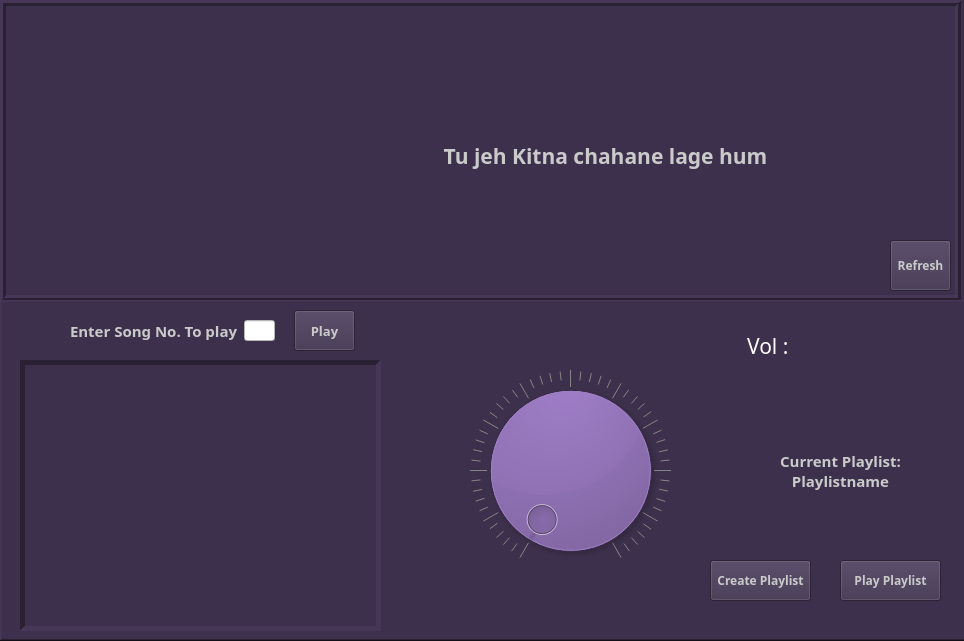
<?xml version="1.0" encoding="UTF-8"?>
<ui version="4.0">
 <class>MainWindow</class>
 <widget class="QMainWindow" name="MainWindow">
  <property name="geometry">
   <rect>
    <x>0</x>
    <y>0</y>
    <width>964</width>
    <height>641</height>
   </rect>
  </property>
  <property name="windowTitle">
   <string>Music Player</string>
  </property>
  <property name="windowIcon">
   <iconset>
    <normaloff>../../ICONS FOR APP/icons8_headphone_64_Vu5_icon.ico</normaloff>../../ICONS FOR APP/icons8_headphone_64_Vu5_icon.ico</iconset>
  </property>
  <property name="styleSheet">
   <string notr="true">background-color:#3D304C</string>
  </property>
  <widget class="QWidget" name="centralwidget">
   <widget class="QFrame" name="frame">
    <property name="geometry">
     <rect>
      <x>0</x>
      <y>300</y>
      <width>971</width>
      <height>341</height>
     </rect>
    </property>
    <property name="frameShape">
     <enum>QFrame::WinPanel</enum>
    </property>
    <property name="frameShadow">
     <enum>QFrame::Raised</enum>
    </property>
    <property name="lineWidth">
     <number>19</number>
    </property>
    <property name="midLineWidth">
     <number>-1</number>
    </property>
    <widget class="QDial" name="vol_dial">
     <property name="geometry">
      <rect>
       <x>470</x>
       <y>70</y>
       <width>201</width>
       <height>201</height>
      </rect>
     </property>
     <property name="cursor">
      <cursorShape>PointingHandCursor</cursorShape>
     </property>
     <property name="maximum">
      <number>100</number>
     </property>
     <property name="orientation">
      <enum>Qt::Horizontal</enum>
     </property>
     <property name="invertedAppearance">
      <bool>false</bool>
     </property>
     <property name="invertedControls">
      <bool>false</bool>
     </property>
     <property name="wrapping">
      <bool>false</bool>
     </property>
     <property name="notchesVisible">
      <bool>true</bool>
     </property>
    </widget>
    <widget class="QLabel" name="vol">
     <property name="geometry">
      <rect>
       <x>730</x>
       <y>30</y>
       <width>81</width>
       <height>31</height>
      </rect>
     </property>
     <property name="font">
      <font>
       <family>Bahnschrift</family>
       <pointsize>16</pointsize>
      </font>
     </property>
     <property name="styleSheet">
      <string notr="true">color : #fff</string>
     </property>
     <property name="text">
      <string>Vol : </string>
     </property>
     <property name="alignment">
      <set>Qt::AlignCenter</set>
     </property>
    </widget>
    <widget class="QLineEdit" name="song_number_in_playlist">
     <property name="geometry">
      <rect>
       <x>244</x>
       <y>20</y>
       <width>31</width>
       <height>21</height>
      </rect>
     </property>
     <property name="font">
      <font>
       <family>Arial</family>
       <pointsize>10</pointsize>
       <weight>75</weight>
       <bold>true</bold>
      </font>
     </property>
     <property name="styleSheet">
      <string notr="true">background-color:#fff; color:&quot;black&quot;</string>
     </property>
    </widget>
    <widget class="QLabel" name="question">
     <property name="geometry">
      <rect>
       <x>70</x>
       <y>20</y>
       <width>171</width>
       <height>21</height>
      </rect>
     </property>
     <property name="font">
      <font>
       <family>Bahnschrift</family>
       <pointsize>11</pointsize>
       <weight>75</weight>
       <bold>true</bold>
      </font>
     </property>
     <property name="styleSheet">
      <string notr="true"> color: rgb(202, 202, 202);</string>
     </property>
     <property name="text">
      <string>Enter Song No. To play : </string>
     </property>
    </widget>
    <widget class="QPushButton" name="play_that_song">
     <property name="geometry">
      <rect>
       <x>294</x>
       <y>10</y>
       <width>61</width>
       <height>41</height>
      </rect>
     </property>
     <property name="font">
      <font>
       <family>Bahnschrift</family>
       <pointsize>10</pointsize>
       <weight>75</weight>
       <bold>true</bold>
      </font>
     </property>
     <property name="cursor">
      <cursorShape>PointingHandCursor</cursorShape>
     </property>
     <property name="mouseTracking">
      <bool>true</bool>
     </property>
     <property name="focusPolicy">
      <enum>Qt::NoFocus</enum>
     </property>
     <property name="styleSheet">
      <string notr="true"> color: rgb(202, 202, 202);</string>
     </property>
     <property name="text">
      <string>Play</string>
     </property>
    </widget>
    <widget class="QPushButton" name="create_playlist">
     <property name="geometry">
      <rect>
       <x>710</x>
       <y>260</y>
       <width>101</width>
       <height>41</height>
      </rect>
     </property>
     <property name="font">
      <font>
       <family>Bahnschrift</family>
       <pointsize>9</pointsize>
       <weight>75</weight>
       <bold>true</bold>
       <stylestrategy>PreferAntialias</stylestrategy>
      </font>
     </property>
     <property name="cursor">
      <cursorShape>PointingHandCursor</cursorShape>
     </property>
     <property name="focusPolicy">
      <enum>Qt::NoFocus</enum>
     </property>
     <property name="styleSheet">
      <string notr="true"> color: rgb(202, 202, 202);</string>
     </property>
     <property name="text">
      <string>Create Playlist</string>
     </property>
     <property name="shortcut">
      <string>Ctrl+Alt+C</string>
     </property>
    </widget>
    <widget class="QPushButton" name="play_playlist">
     <property name="geometry">
      <rect>
       <x>840</x>
       <y>260</y>
       <width>101</width>
       <height>41</height>
      </rect>
     </property>
     <property name="font">
      <font>
       <family>Bahnschrift</family>
       <pointsize>9</pointsize>
       <weight>75</weight>
       <bold>true</bold>
       <stylestrategy>PreferAntialias</stylestrategy>
      </font>
     </property>
     <property name="cursor">
      <cursorShape>PointingHandCursor</cursorShape>
     </property>
     <property name="focusPolicy">
      <enum>Qt::NoFocus</enum>
     </property>
     <property name="styleSheet">
      <string notr="true"> color: rgb(202, 202, 202);</string>
     </property>
     <property name="text">
      <string>Play Playlist</string>
     </property>
     <property name="shortcut">
      <string>Ctrl+Alt+P</string>
     </property>
    </widget>
    <widget class="QLabel" name="current_playlist">
     <property name="geometry">
      <rect>
       <x>770</x>
       <y>140</y>
       <width>141</width>
       <height>61</height>
      </rect>
     </property>
     <property name="font">
      <font>
       <family>Bahnschrift</family>
       <pointsize>11</pointsize>
       <weight>75</weight>
       <bold>true</bold>
      </font>
     </property>
     <property name="styleSheet">
      <string notr="true"> color: rgb(202, 202, 202);</string>
     </property>
     <property name="text">
      <string>Current Playlist:
Playlistname</string>
     </property>
     <property name="alignment">
      <set>Qt::AlignCenter</set>
     </property>
    </widget>
    <widget class="QScrollArea" name="songs">
     <property name="geometry">
      <rect>
       <x>20</x>
       <y>60</y>
       <width>361</width>
       <height>271</height>
      </rect>
     </property>
     <property name="minimumSize">
      <size>
       <width>361</width>
       <height>271</height>
      </size>
     </property>
     <property name="font">
      <font>
       <family>Bahnschrift</family>
      </font>
     </property>
     <property name="cursor" stdset="0">
      <cursorShape>ForbiddenCursor</cursorShape>
     </property>
     <property name="styleSheet">
      <string notr="true">background-color:#3D304C</string>
     </property>
     <property name="frameShape">
      <enum>QFrame::Panel</enum>
     </property>
     <property name="frameShadow">
      <enum>QFrame::Sunken</enum>
     </property>
     <property name="lineWidth">
      <number>5</number>
     </property>
     <property name="horizontalScrollBarPolicy">
      <enum>Qt::ScrollBarAlwaysOff</enum>
     </property>
     <property name="widgetResizable">
      <bool>true</bool>
     </property>
     <widget class="QWidget" name="scrollAreaWidgetContents">
      <property name="geometry">
       <rect>
        <x>0</x>
        <y>0</y>
        <width>351</width>
        <height>261</height>
       </rect>
      </property>
     </widget>
    </widget>
    <widget class="QPushButton" name="previous">
     <property name="geometry">
      <rect>
       <x>420</x>
       <y>150</y>
       <width>41</width>
       <height>41</height>
      </rect>
     </property>
     <property name="font">
      <font>
       <family>Bahnschrift</family>
       <pointsize>9</pointsize>
       <weight>75</weight>
       <bold>true</bold>
       <stylestrategy>PreferAntialias</stylestrategy>
      </font>
     </property>
     <property name="cursor">
      <cursorShape>PointingHandCursor</cursorShape>
     </property>
     <property name="focusPolicy">
      <enum>Qt::NoFocus</enum>
     </property>
     <property name="styleSheet">
      <string notr="true"> color: rgb(202, 202, 202);border-radius:10px</string>
     </property>
     <property name="text">
      <string/>
     </property>
     <property name="icon">
      <iconset>
       <normaloff>../../ICONS FOR APP/previous-32.ico</normaloff>../../ICONS FOR APP/previous-32.ico</iconset>
     </property>
     <property name="iconSize">
      <size>
       <width>47</width>
       <height>47</height>
      </size>
     </property>
     <property name="shortcut">
      <string>Ctrl+Alt+C</string>
     </property>
    </widget>
    <widget class="QPushButton" name="next">
     <property name="geometry">
      <rect>
       <x>680</x>
       <y>150</y>
       <width>41</width>
       <height>41</height>
      </rect>
     </property>
     <property name="font">
      <font>
       <family>Bahnschrift</family>
       <pointsize>9</pointsize>
       <weight>75</weight>
       <bold>true</bold>
       <stylestrategy>PreferAntialias</stylestrategy>
      </font>
     </property>
     <property name="cursor">
      <cursorShape>PointingHandCursor</cursorShape>
     </property>
     <property name="focusPolicy">
      <enum>Qt::NoFocus</enum>
     </property>
     <property name="styleSheet">
      <string notr="true"> color: rgb(202, 202, 202);border-radius:10px</string>
     </property>
     <property name="text">
      <string/>
     </property>
     <property name="icon">
      <iconset>
       <normaloff>../../ICONS FOR APP/next-32.ico</normaloff>../../ICONS FOR APP/next-32.ico</iconset>
     </property>
     <property name="iconSize">
      <size>
       <width>47</width>
       <height>47</height>
      </size>
     </property>
     <property name="shortcut">
      <string>Ctrl+Alt+C</string>
     </property>
    </widget>
    <widget class="QPushButton" name="play">
     <property name="geometry">
      <rect>
       <x>550</x>
       <y>20</y>
       <width>41</width>
       <height>41</height>
      </rect>
     </property>
     <property name="font">
      <font>
       <family>Bahnschrift</family>
       <pointsize>9</pointsize>
       <weight>75</weight>
       <bold>true</bold>
       <stylestrategy>PreferAntialias</stylestrategy>
      </font>
     </property>
     <property name="cursor">
      <cursorShape>PointingHandCursor</cursorShape>
     </property>
     <property name="focusPolicy">
      <enum>Qt::NoFocus</enum>
     </property>
     <property name="styleSheet">
      <string notr="true"> color: rgb(202, 202, 202);border-radius:10px</string>
     </property>
     <property name="text">
      <string/>
     </property>
     <property name="icon">
      <iconset>
       <normaloff>../../ICONS FOR APP/play-6-32.ico</normaloff>../../ICONS FOR APP/play-6-32.ico</iconset>
     </property>
     <property name="iconSize">
      <size>
       <width>47</width>
       <height>47</height>
      </size>
     </property>
     <property name="shortcut">
      <string>Ctrl+Alt+C</string>
     </property>
    </widget>
    <widget class="QPushButton" name="pause">
     <property name="geometry">
      <rect>
       <x>550</x>
       <y>270</y>
       <width>41</width>
       <height>41</height>
      </rect>
     </property>
     <property name="font">
      <font>
       <family>Bahnschrift</family>
       <pointsize>9</pointsize>
       <weight>75</weight>
       <bold>true</bold>
       <stylestrategy>PreferAntialias</stylestrategy>
      </font>
     </property>
     <property name="cursor">
      <cursorShape>PointingHandCursor</cursorShape>
     </property>
     <property name="focusPolicy">
      <enum>Qt::NoFocus</enum>
     </property>
     <property name="styleSheet">
      <string notr="true"> color: rgb(202, 202, 202);border-radius:10px</string>
     </property>
     <property name="text">
      <string/>
     </property>
     <property name="icon">
      <iconset>
       <normaloff>../../ICONS FOR APP/pause-32.ico</normaloff>../../ICONS FOR APP/pause-32.ico</iconset>
     </property>
     <property name="iconSize">
      <size>
       <width>47</width>
       <height>47</height>
      </size>
     </property>
     <property name="shortcut">
      <string>Ctrl+Alt+C</string>
     </property>
    </widget>
   </widget>
   <widget class="QLabel" name="current_thumbnail">
    <property name="geometry">
     <rect>
      <x>40</x>
      <y>10</y>
      <width>351</width>
      <height>271</height>
     </rect>
    </property>
    <property name="text">
     <string/>
    </property>
    <property name="pixmap">
     <pixmap>../../ICONS FOR APP/image-filled-square-button.png</pixmap>
    </property>
    <property name="scaledContents">
     <bool>true</bool>
    </property>
   </widget>
   <widget class="QLabel" name="current_song_name">
    <property name="geometry">
     <rect>
      <x>410</x>
      <y>140</y>
      <width>391</width>
      <height>31</height>
     </rect>
    </property>
    <property name="font">
     <font>
      <family>Bahnschrift SemiBold</family>
      <pointsize>16</pointsize>
      <weight>75</weight>
      <bold>true</bold>
      <strikeout>false</strikeout>
     </font>
    </property>
    <property name="styleSheet">
     <string notr="true"> color: rgb(202, 202, 202);</string>
    </property>
    <property name="frameShape">
     <enum>QFrame::NoFrame</enum>
    </property>
    <property name="frameShadow">
     <enum>QFrame::Sunken</enum>
    </property>
    <property name="lineWidth">
     <number>1</number>
    </property>
    <property name="midLineWidth">
     <number>2</number>
    </property>
    <property name="text">
     <string>Tu jeh Kitna chahane lage hum</string>
    </property>
    <property name="alignment">
     <set>Qt::AlignCenter</set>
    </property>
   </widget>
   <widget class="QFrame" name="frame_2">
    <property name="geometry">
     <rect>
      <x>0</x>
      <y>0</y>
      <width>961</width>
      <height>301</height>
     </rect>
    </property>
    <property name="frameShape">
     <enum>QFrame::Box</enum>
    </property>
    <property name="frameShadow">
     <enum>QFrame::Raised</enum>
    </property>
    <property name="lineWidth">
     <number>3</number>
    </property>
    <widget class="QLabel" name="label_9">
     <property name="geometry">
      <rect>
       <x>850</x>
       <y>10</y>
       <width>101</width>
       <height>91</height>
      </rect>
     </property>
     <property name="cursor">
      <cursorShape>ArrowCursor</cursorShape>
     </property>
     <property name="text">
      <string/>
     </property>
     <property name="pixmap">
      <pixmap>../../ICONS FOR APP/headphones.png</pixmap>
     </property>
     <property name="scaledContents">
      <bool>true</bool>
     </property>
    </widget>
    <widget class="QPushButton" name="refresh">
     <property name="geometry">
      <rect>
       <x>890</x>
       <y>240</y>
       <width>61</width>
       <height>51</height>
      </rect>
     </property>
     <property name="font">
      <font>
       <family>Bahnschrift</family>
       <pointsize>9</pointsize>
       <weight>75</weight>
       <bold>true</bold>
       <stylestrategy>PreferAntialias</stylestrategy>
      </font>
     </property>
     <property name="cursor">
      <cursorShape>PointingHandCursor</cursorShape>
     </property>
     <property name="focusPolicy">
      <enum>Qt::NoFocus</enum>
     </property>
     <property name="styleSheet">
      <string notr="true"> color: rgb(202, 202, 202);</string>
     </property>
     <property name="text">
      <string>Refresh</string>
     </property>
     <property name="shortcut">
      <string>Ctrl+Alt+C</string>
     </property>
    </widget>
    <widget class="QPushButton" name="refresh_2">
     <property name="geometry">
      <rect>
       <x>390</x>
       <y>460</y>
       <width>61</width>
       <height>51</height>
      </rect>
     </property>
     <property name="font">
      <font>
       <family>Bahnschrift</family>
       <pointsize>9</pointsize>
       <weight>75</weight>
       <bold>true</bold>
       <stylestrategy>PreferAntialias</stylestrategy>
      </font>
     </property>
     <property name="cursor">
      <cursorShape>PointingHandCursor</cursorShape>
     </property>
     <property name="focusPolicy">
      <enum>Qt::NoFocus</enum>
     </property>
     <property name="styleSheet">
      <string notr="true"> color: rgb(202, 202, 202);</string>
     </property>
     <property name="text">
      <string>Refresh</string>
     </property>
     <property name="shortcut">
      <string>Ctrl+Alt+C</string>
     </property>
    </widget>
   </widget>
   <zorder>frame_2</zorder>
   <zorder>frame</zorder>
   <zorder>current_thumbnail</zorder>
   <zorder>current_song_name</zorder>
  </widget>
 </widget>
 <resources/>
 <connections/>
</ui>
